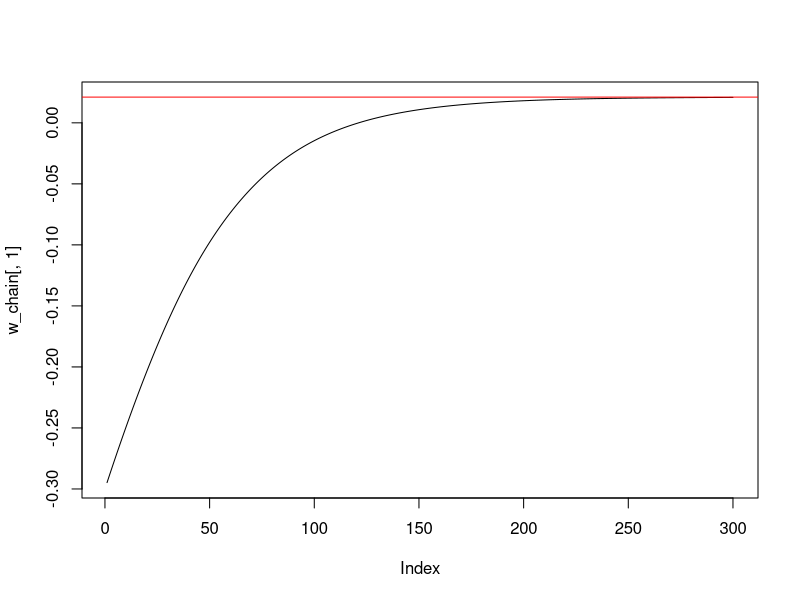
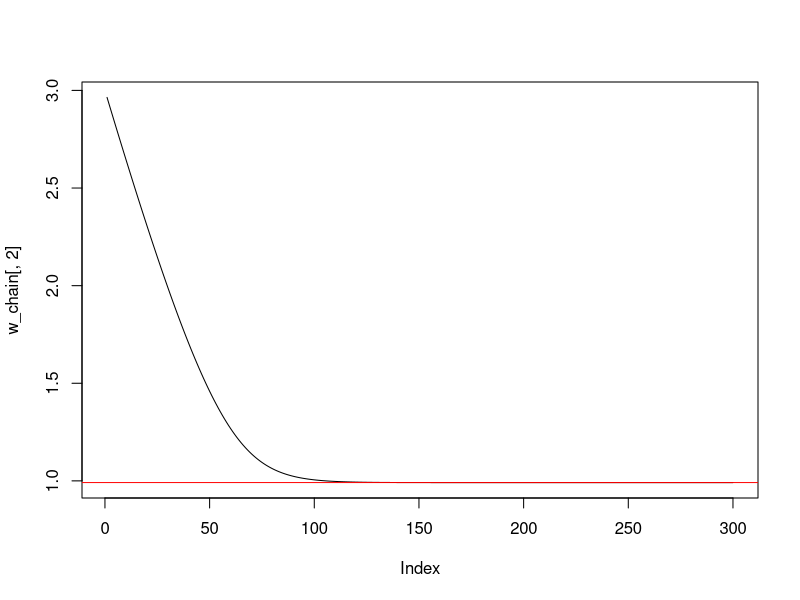
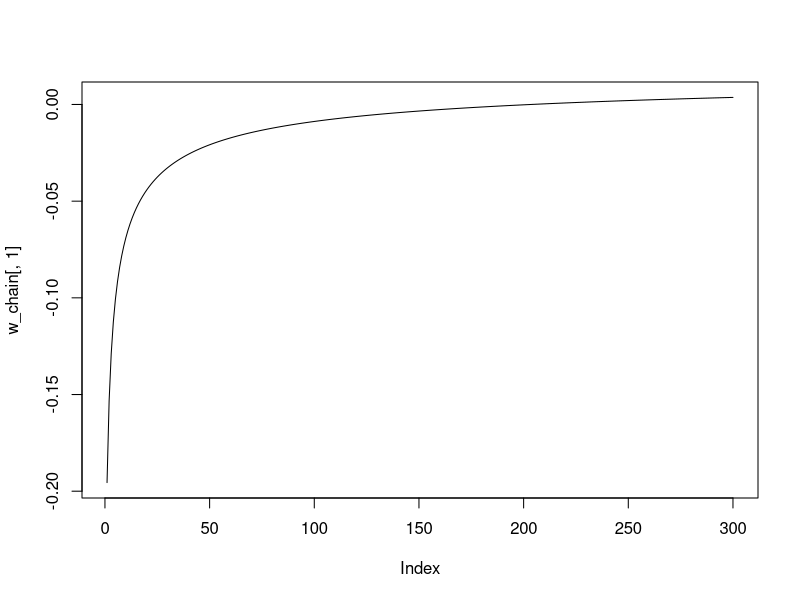
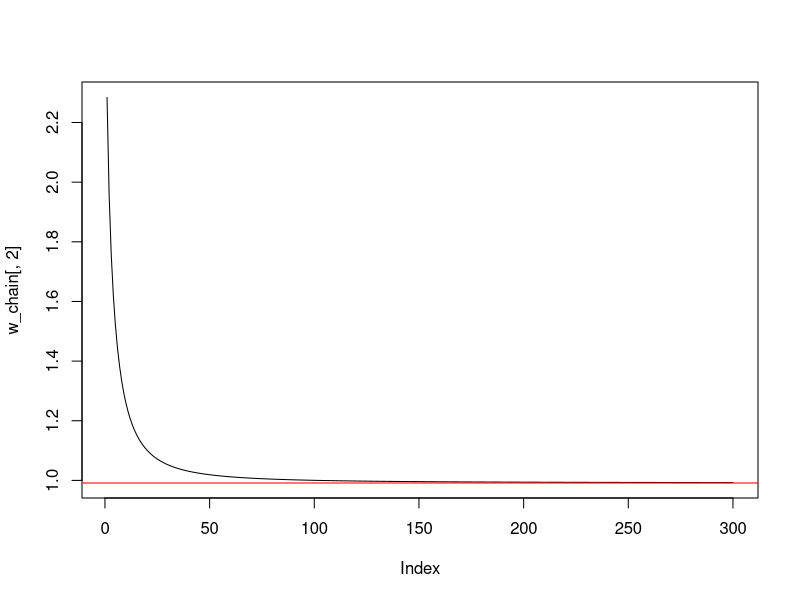
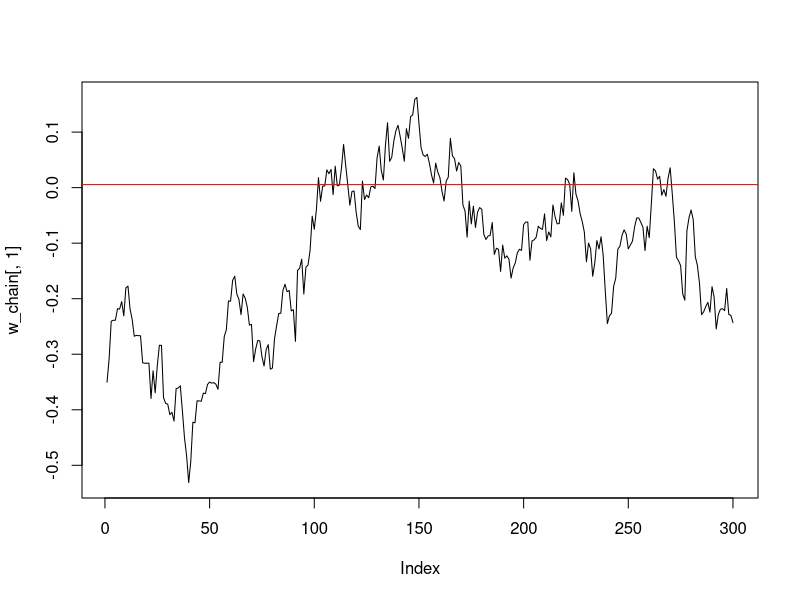
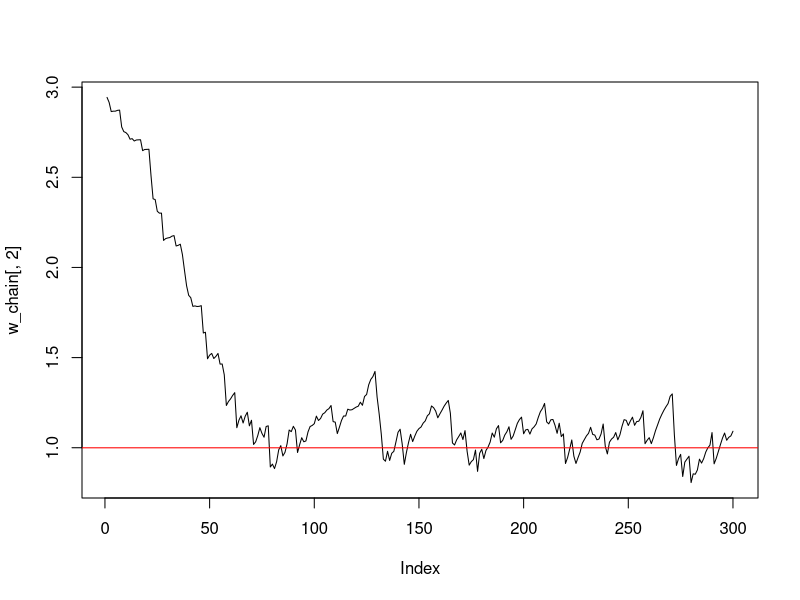
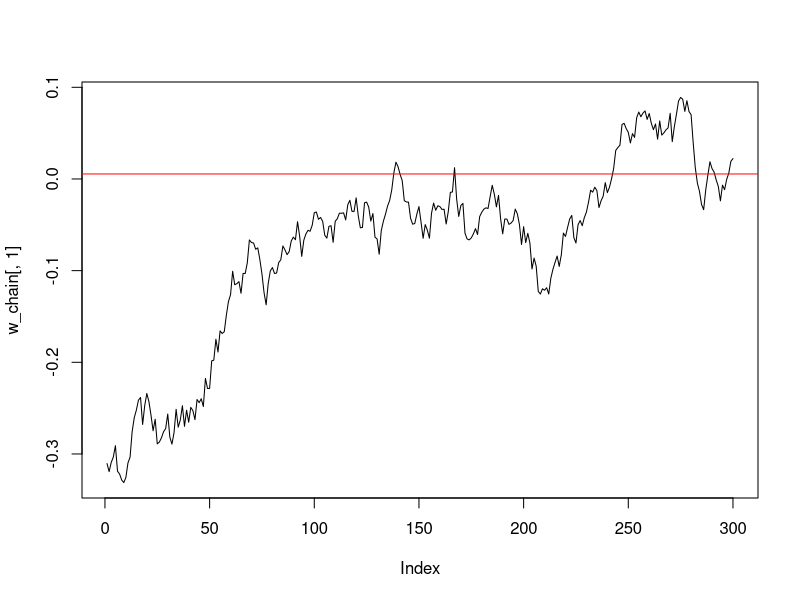
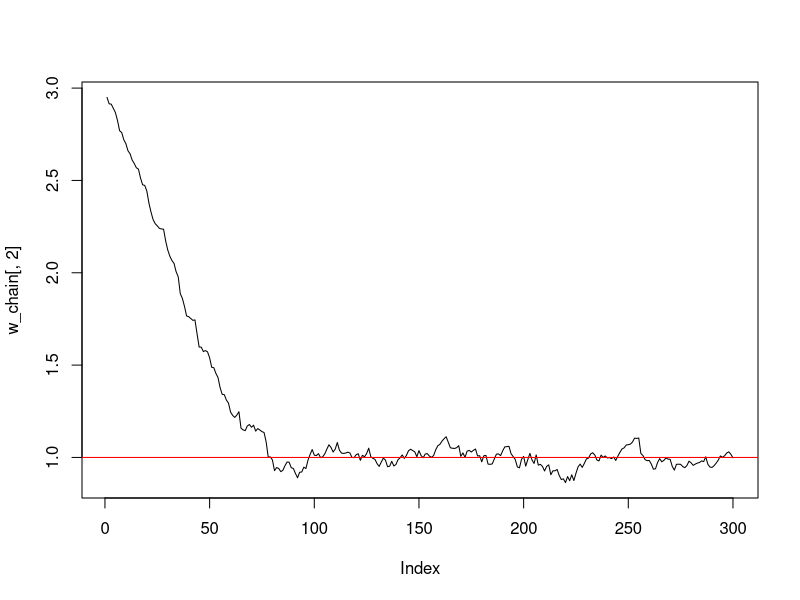

Write R code to recreate these figures, in order.
## ---- chunk 1
rm(list=ls())
## ---- chunk 2
# call libraries
#install.packages("numDeriv")
library(numDeriv)
#install.packages("nloptr")
library(nloptr)
## ---- chunk 3
# Load R package for printing
library(knitr)
## ---- chunk 4
# Set a seed of the randon number generator
set.seed(2023)
## ---- chunk 5
data_generating_model <- function(n,w) {
  z <- rep( NaN, times=n*2 )
  z <- matrix(z, nrow = n, ncol = 2)
  z[,1] <- runif(n, min = -10, max = 10)
  p <- w[1] + w[2]*z[,1] 
  p <- exp(p) / (1+exp(p))
  z[,2] <- rbinom(n, size = 1, prob = p)
  return(z)
}
## ---- chunk 6
set.seed(2023)
n_obs <- 500
w_true <- c(0,1)  
z_obs <- data_generating_model(n = n_obs, w = w_true) 
w_true <- as.numeric(glm(z_obs[,2]~ 1+ z_obs[,1],family = "binomial" )$coefficients)
## ---- chunk 7
prediction_rule <- function(x,w) {
  h <- w[1]+w[2]*x
  h <- exp(h) / (1.0 + exp(h) )
  return (h)
}
## ---- chunk 8
loss_fun <- function(w,z) {
  x = z[1]
  y = z[2]
  h <- prediction_rule(x,w)
  ell <- -y*log(h) - (1-y)*log(1-h)
  return (ell)
}
## ---- chunk 9
empirical_risk_fun <- function(w,z,n) {
  x = z[,1]
  y = z[,2]
  R <- 0.0
  for (i in 1:n) {
    R <- R + loss_fun(w,z[i,])
  }
  R <- R / n
  return (R)
}
## ---- chunk 10
learning_rate <-function(t,t0=3) {
  eta <- t0 / t
  return( eta )
}
## ---- chunk 11
grad_loss_fun <- function(w,z) {
  x = z[1]
  y = z[2]
  h <- prediction_rule(x,w)
  grd <- c(h-y, (h-y)*x)
  return (grd)
}
## ---- chunk 12
grad_risk_fun <- function(w,z,n) {
  grd <- 0.0
  for (i in 1:n) {
    grd <- grd + grad_loss_fun(w,z[i,])
  }
  grd <- grd / n
  return (grd)
}
## ---- chunk 13
w <- c(-0.1,1.5)
gr <- grad_risk_fun (w, z=z_obs, n=n_obs) 
gr
## ---- chunk 14
w <- c(-0.1,1.5)
#
erf_fun <- function(w, z = z_obs, n=n_obs) {
  return( empirical_risk_fun(w, z, n) ) 
}
#
gr <- numDeriv::grad( erf_fun, w )
#
gr
## ---- chunk 15
eta <- 0.5
Tmax <- 300
w_seed <- c(-0.3,3)
w <- w_seed
w_chain <- c()
Qstop <- 0 
t <- 0
while ( Qstop == 0 ) {
  # counter
  t <- t +  1
  cat( t ) ; cat( ' ' ) ## counter added for display reasons
  # step 1: update  
  erf_fun <- function(w, z = z_obs, n=n_obs) {
    return( empirical_risk_fun(w, z, n) ) 
  }
  w <- w - eta * numDeriv::grad( erf_fun, w )
  w_chain <- rbind(w_chain, w)
  # step 2: check for termination terminate
  if ( t>= Tmax ) {
    Qstop <- 1
  }
}
## ---- chunk 16
# eta <- 0.1
# Tmax <- 1000
# w_seed <- c(-0.1,1.5)
# w <- w_seed
# w_chain <- c()
# Qstop <- 0 
# t <- 0
# while ( Qstop == 0 ) {
#   # counter
#   t <- t +  1
#   #eta <- learning_rate( t )
#   # step 1: update 
#   w <- w - eta * grad_risk_fun( w, z_obs, n_obs )
#   w_chain <- rbind(w_chain, w)
#   # step 2: check for termination terminate
#   if ( t>= Tmax ) {
#     Qstop <- 1
#   }
# }
## ---- chunk 17
plot(w_chain[,1], type='l') +
abline(h=w_true[1], col='red')
## ---- chunk 18
plot(w_chain[,2], type='l') +
abline(h=w_true[2], col='red')
## ---- chunk 19
#
#
#
## ---- chunk 20
learning_rate <- function(t,t0) {
  return(t0/t)
}
t0<- 10
Tmax <- 300
w_seed <- c(-0.3,3.0)
w <- w_seed
w_chain <- c()
Qstop <- 0 
t <- 0
while ( Qstop == 0 ) {
  # counter
  t <- t +  1
  cat( t ) ; cat( ' ' ) ## counter added for display reasons
  # step 1: update  
  eta <- learning_rate( t, t0 )
  erf_fun <- function(w, z = z_obs, n=n_obs) {
    return( empirical_risk_fun(w, z, n) ) 
  }
  w <- w - eta * numDeriv::grad( erf_fun, w )
  #w <- w - eta * grad_risk_fun( w, z_obs, n_obs )
  w_chain <- rbind(w_chain, w)
  # step 2: check for rtermination terminate
  if ( t>= Tmax ) {
    Qstop <- 1
  }
}
plot(w_chain[,1], type='l') +
abline(h=w_true[1], col='red')
plot(w_chain[,2], type='l') +
abline(h=w_true[2], col='red')
## ---- chunk 21
set.seed(2023)
n_obs <- 1000000
w_true <- c(0,1)  
z_obs <- data_generating_model(n = n_obs, w = w_true)
w_true <- as.numeric(glm(z_obs[,2]~ 1+ z_obs[,1],family = "binomial" )$coefficients)
## ---- chunk 22
m <- 10
eta <- 0.5
Tmax <- 300
w_seed <- c(-0.3,3)
w <- w_seed
w_chain <- c()
Qstop <- 0 
t <- 0
while ( Qstop == 0 ) {
  # counter
  t <- t +  1
  cat( t ) ; cat( ' ' ) ## counter added for display reasons
  # step 1: update  
  J <- sample.int(n = n_obs, size = m, replace = TRUE)
  if (m==1) {
    zbatch <- matrix(z_obs[J,],1,2)
  }
  else {
    zbatch <- z_obs[J,]
  }
  #eta <- learning_rate( t )
  erf_fun <- function(w, z = zbatch, n=m) {
    return( empirical_risk_fun(w, z, n) ) 
  }
  w <- w - eta * numDeriv::grad( erf_fun, w )
  #w <- w - eta * grad_risk_fun( w, zbatch, m )
  w_chain <- rbind(w_chain, w)
  # step 2: check for rtermination terminate
  if ( t>= Tmax ) {
    Qstop <- 1
  }
}
plot(w_chain[,1], type='l') +
abline(h=w_true[1], col='red')
plot(w_chain[,2], type='l') +
abline(h=w_true[2], col='red')
## ---- chunk 23
m <- 80
eta <- 0.5
Tmax <- 300
w_seed <- c(-0.3,3)
w <- w_seed
w_chain <- c()
Qstop <- 0 
t <- 0
while ( Qstop == 0 ) {
  # counter
  t <- t +  1
  cat( t ) ; cat( ' ' ) ## counter added for display reasons
  # step 1: update  
  J <- sample.int(n = n_obs, size = m, replace = TRUE)
  if (m==1) {
    zbatch <- matrix(z_obs[J,],1,2)
  }
  else {
    zbatch <- z_obs[J,]
  }
  #eta <- learning_rate( t )
  erf_fun <- function(w, z = zbatch, n=m) {
    return( empirical_risk_fun(w, z, n) ) 
  }
  w <- w - eta * numDeriv::grad( erf_fun, w )
  #w <- w - eta * grad_risk_fun( w, zbatch, m )
  w_chain <- rbind(w_chain, w)
  # step 2: check for rtermination terminate
  if ( t>= Tmax ) {
    Qstop <- 1
  }
}
#
plot(w_chain[,1], type='l') +
abline(h=w_true[1], col='red')
#
plot(w_chain[,2], type='l') +
abline(h=w_true[2], col='red')
# 
